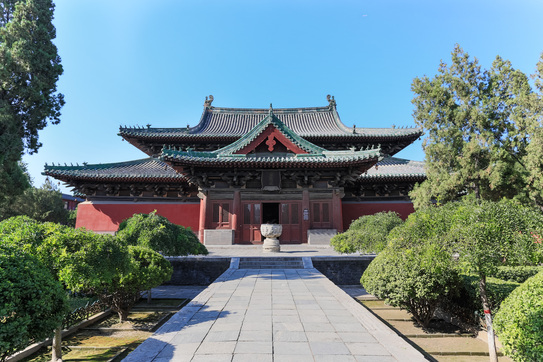
#> input picture python-notebooks/test.jpg, 543 x 362 px, found by its file name
$ python colors.py
#> lines starting #> are read from the running program, lines starting #| are printed output that depends on the picture
### python-notebooks/src/intensity_entropy.py
#!/usr/bin/env python
# coding: utf-8

# # Intensity-level entropy

# Given a discrete random variable $X$ with support $\mathcal{X}$, the *Shannon entropy* is
# $$
# H = \sum_{x \in \mathcal{X}} -P(x) \ln P(x).
# $$
# The *intensity-level entropy* is the Shannon entropy of the empirical distribution of intensity values. Since we are usually dealing with 8-bit image data, we will usually measure the intensity entropy in *bits*.

import numpy as np


def shannon_entropy(h):
    """The Shannon entropy in bits"""
    return -sum(p*np.log2(p) if p > 0 else 0 for p in h)

def intensity_distribution(data, upper=256):
    """The intensity distribution of 8-bit `data`."""
    hist, _ = np.histogram(data, bins=range(upper+1), density=True)
    return hist

def intensity_entropy(data, upper=256):
    """The intensity-level entropy of 8-bit image data"""
    return shannon_entropy(intensity_distribution(data, upper))

def intensity_expected(f, data):
    """The intensity-distribution expected value of `f`."""
    return sum(p*f(p) for p in intensity_distribution(data))

### python-notebooks/src/colors.py
#!/usr/bin/env python
# coding: utf-8

# # Color distributions

import numpy as np
import numpy.linalg as linalg
import numpy.fft as fft
import matplotlib.pyplot as plt
from PIL import Image, ImageFilter, ImageOps
from src.utilities import *
from src.intensity_entropy import *


img = Image.open('test.jpg')
#> img is the input picture: PIL image 543x362 RGB; mean R, G, B 111.5, 134.4, 137.6
channels = img.split()
img


colors = ['r', 'g', 'b']
dists = [intensity_distribution(c) for c in channels]
#> in intensity_distribution, `hist, _ = np.histogram(data, bins=range(upper+1), density=True)`: hist = 256 values, max 0.0146 at index 111, min 1.53e-05 at index 244, mean 0.00391
#> in intensity_distribution, `hist, _ = np.histogram(data, bins=range(upper+1), density=True)`:
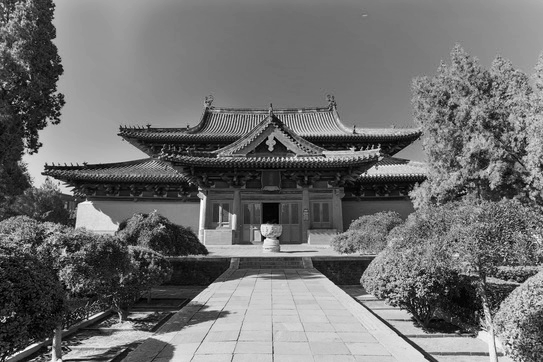
#> data: PIL image 543x362 L; min 0, max 255, mean 111.5
#> call 2 of intensity_distribution, with upper = 256
#> in intensity_distribution (call 2), `hist, _ = np.histogram(data, bins=range(upper+1), density=True)`: hist = 256 values, max 0.0201 at index 194, min 5.09e-06 at index 252, mean 0.00391
#> in intensity_distribution (call 2), `hist, _ = np.histogram(data, bins=range(upper+1), density=True)`:
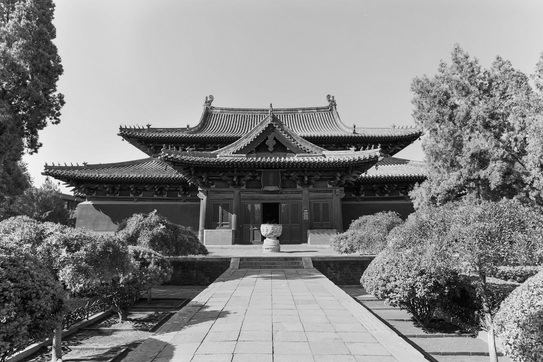
#> data: PIL image 543x362 L; min 0, max 255, mean 134.4
#> call 3 of intensity_distribution, with upper = 256
#> in intensity_distribution (call 3), `hist, _ = np.histogram(data, bins=range(upper+1), density=True)`: hist = 256 values, max 0.0387 at index 247, min 0.000234 at index 231, mean 0.00391
#> in intensity_distribution (call 3), `hist, _ = np.histogram(data, bins=range(upper+1), density=True)`:
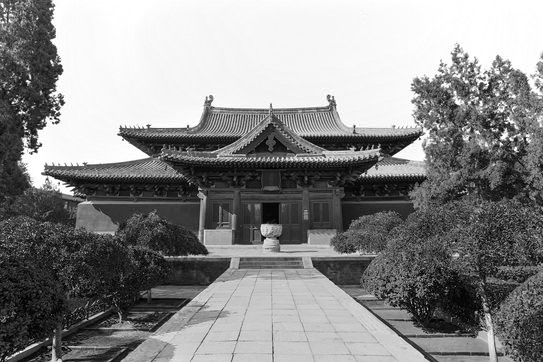
#> data: PIL image 543x362 L; min 0, max 255, mean 137.6
#> dists = 3 items
for i, dist in enumerate(dists):
    plt.plot(dist, colors[i])
#> this loop made 3 passes
plt.show()
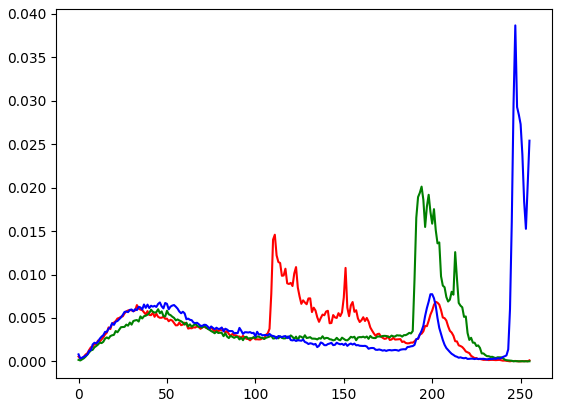
#> figure drawn by matplotlib, 1 panel; curve peaks at x = 111, y = 0.0146; curve peaks at x = 194, y = 0.0201; curve peaks at x = 247, y = 0.0387


plt.plot(intensity_distribution(ImageOps.grayscale(img)), 'black');


channel_entropies = [intensity_entropy(c) for c in channels]
#> channel_entropies = [7.64, 7.51, 7.31]
channel_entropies
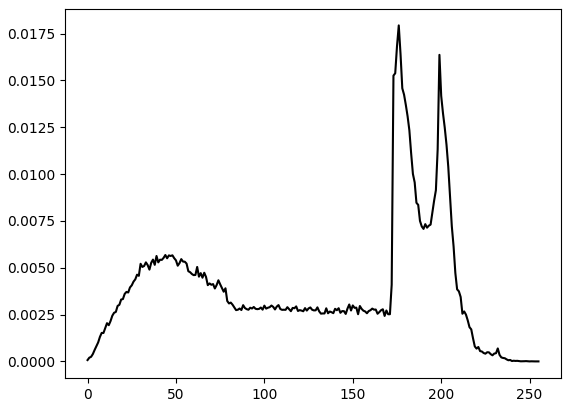
#> figure drawn by matplotlib, 1 panel; curve peaks at x = 176, y = 0.0179
